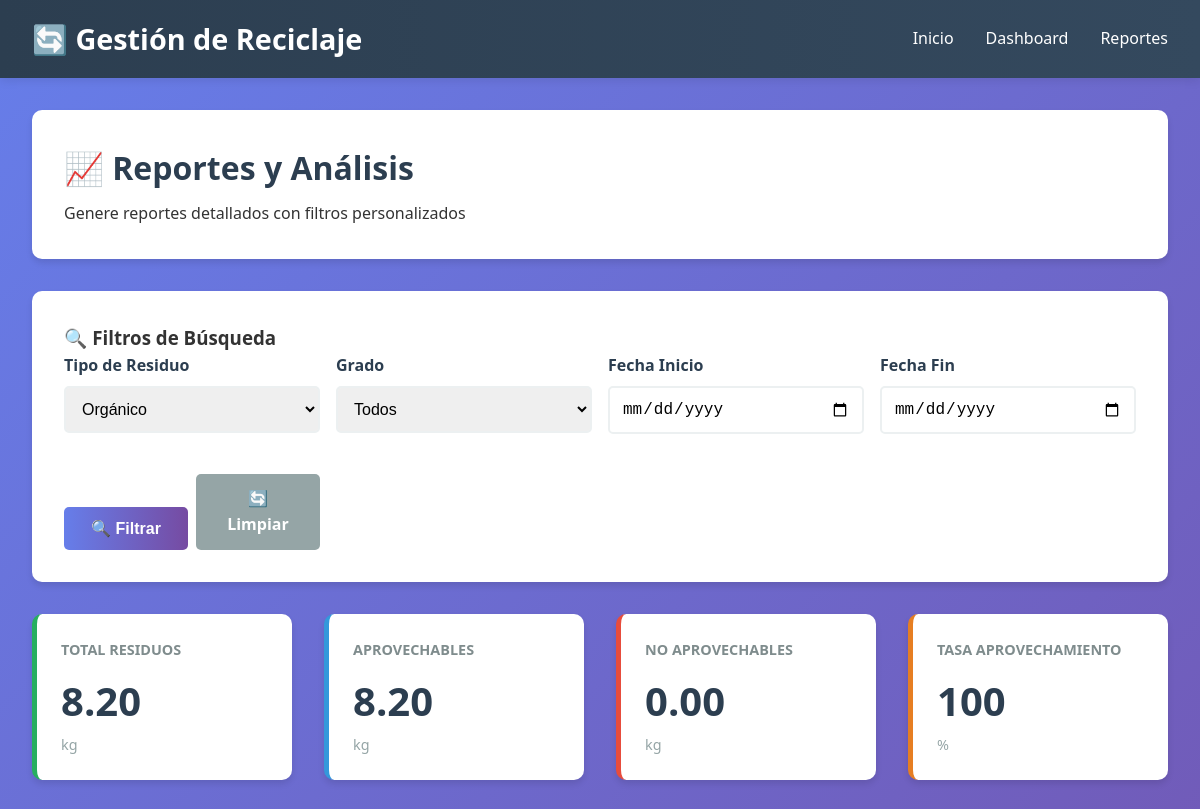
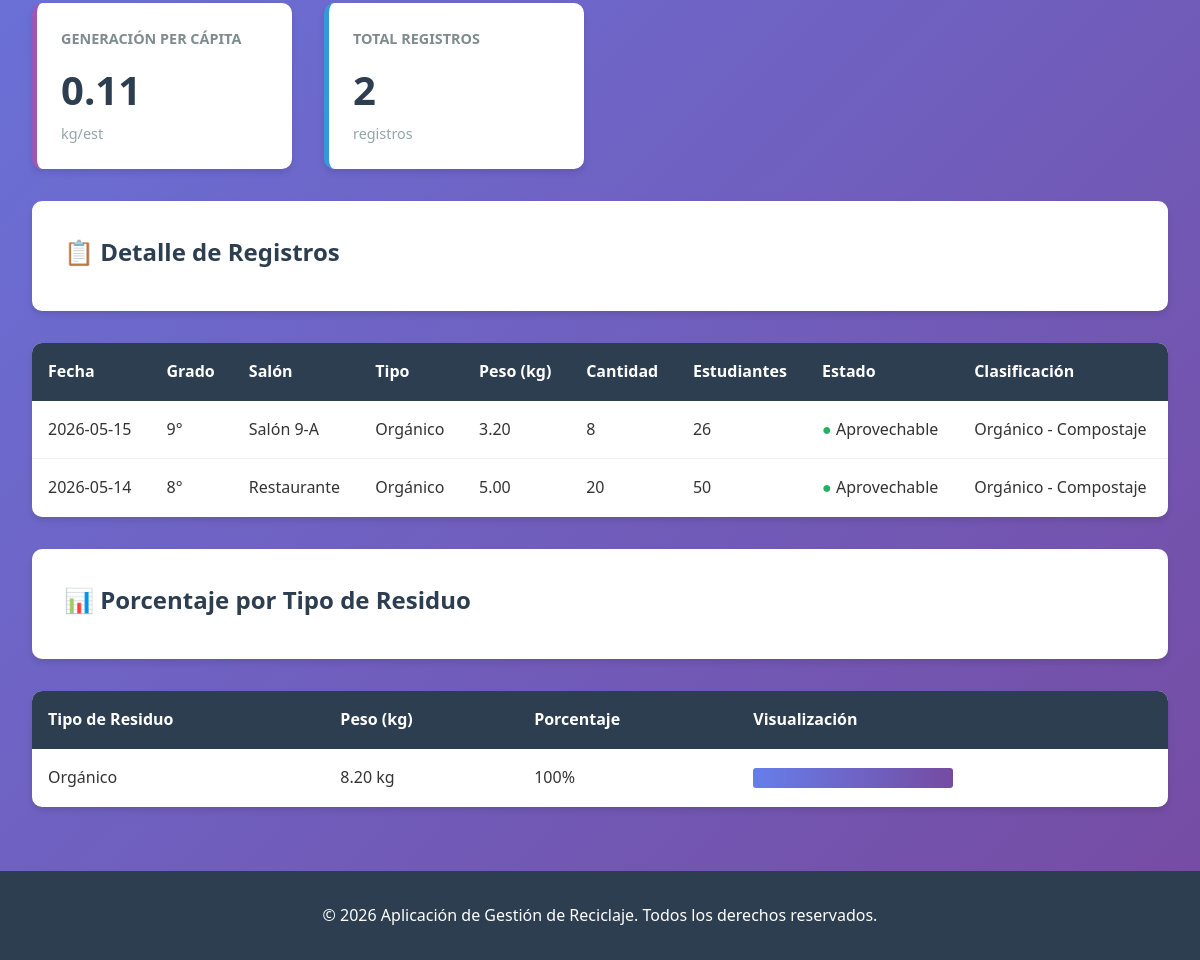
The app's page /reports.php?type=Orgánico with its own data (2 pictures, top to bottom).
### tables this page shows
CREATE TABLE residuos (
    id INT PRIMARY KEY AUTO_INCREMENT,
    fecha DATE NOT NULL,
    grado VARCHAR(10) NOT NULL,
    salon VARCHAR(50) NOT NULL,
    tipo_residuo ENUM('Papel', 'PET', 'Orgánico') NOT NULL,
    peso_kg DECIMAL(10, 2) NOT NULL,
    cantidad INT NOT NULL,
    numero_estudiantes INT NOT NULL,
    estado_residuo ENUM('Aprovechable', 'No aprovechable') NOT NULL,
    clasificacion VARCHAR(100),
    created_at TIMESTAMP DEFAULT CURRENT_TIMESTAMP,
    updated_at TIMESTAMP DEFAULT CURRENT_TIMESTAMP ON UPDATE CURRENT_TIMESTAMP,
    INDEX idx_fecha (fecha),
    INDEX idx_grado (grado),
    INDEX idx_salon (salon),
    INDEX idx_tipo (tipo_residuo),
    INDEX idx_estado (estado_residuo)
);

### config/database.php (called while the page is built, shortened)
<?php
function sanitize($data, $conn) {
    return $conn->real_escape_string(htmlspecialchars(trim($data)));
}
function executeQuery($conn, $query) {
    $result = $conn->query($query);
    return $result;
}
?>

### reports.php (the view, shortened to what this page needs)
<?php
include 'config/database.php';
include 'includes/header.php';
$filter_type = isset($_GET['type']) ? sanitize($_GET['type'], $conn) : '';
$filter_start_date = isset($_GET['start_date']) ? sanitize($_GET['start_date'], $conn) : '';
$filter_end_date = isset($_GET['end_date']) ? sanitize($_GET['end_date'], $conn) : '';
$query = "SELECT * FROM residuos WHERE 1=1";
if ($filter_type) {
    $query .= " AND tipo_residuo='$filter_type'";
}
$query .= " ORDER BY fecha DESC";
$result = executeQuery($conn, $query);
$total_peso = 0;
$total_aprovechable = 0;
$total_no_aprovechable = 0;
$total_registros = 0;
$total_estudiantes = 0;
$residuos_por_tipo = array();
while ($row = $result->fetch_assoc()) {
    $total_peso += $row['peso_kg'];
    $total_registros++;
    $total_estudiantes += $row['numero_estudiantes'];
    if ($row['estado_residuo'] === 'Aprovechable') {
        $total_aprovechable += $row['peso_kg'];
    } else {
        $total_no_aprovechable += $row['peso_kg'];
    }
    if (!isset($residuos_por_tipo[$row['tipo_residuo']])) {
        $residuos_por_tipo[$row['tipo_residuo']] = 0;
    }
    $residuos_por_tipo[$row['tipo_residuo']] += $row['peso_kg'];
}
$tasa_aprovechamiento = $total_peso > 0 ? round(($total_aprovechable / $total_peso) * 100, 2) : 0;
$generacion_per_capita = $total_estudiantes > 0 ? round($total_peso / $total_estudiantes, 2) : 0;
?>
<div class="page-header">
    <h1>📈 Reportes y Análisis</h1>
    <p>Genere reportes detallados con filtros personalizados</p>
</div>
<div class="form-container">
    <h3>🔍 Filtros de Búsqueda</h3>
    <form method="GET" class="form-row" style="gap: 1rem;">
        <div class="form-group" style="flex: 1;">
            <label for="tipo">Tipo de Residuo</label>
            <select id="tipo" name="type">
                <option value="Orgánico" <?php echo $filter_type === 'Orgánico' ? 'selected' : ''; ?>>Orgánico</option>
            </select>
        </div>
        <div class="form-group" style="flex: 1;">
            <label for="grado">Grado</label>
            <select id="grado" name="grado">
                <option value="">Todos</option>
            </select>
        </div>
        <div class="form-group" style="flex: 1;">
            <label for="start_date">Fecha Inicio</label>
            <input type="date" id="start_date" name="start_date" value="<?php echo $filter_start_date; ?>">
        </div>
        <div class="form-group" style="flex: 1;">
            <label for="end_date">Fecha Fin</label>
            <input type="date" id="end_date" name="end_date" value="<?php echo $filter_end_date; ?>">
        </div>
        <div style="display: flex; gap: 0.5rem; align-items: flex-end; flex: 1;">
            <button type="submit" class="btn btn-primary" style="flex: 1;">🔍 Filtrar</button>
            <a href="reports.php" class="btn btn-secondary" style="text-decoration: none; text-align: center; flex: 1;">🔄 Limpiar</a>
        </div>
    </form>
</div>
<div class="cards-grid">
    <div class="card green">
        <div class="card-title">Total Residuos</div>
        <div class="card-value"><?php echo number_format($total_peso, 2); ?></div>
        <div class="card-unit">kg</div>
    </div>
    <div class="card blue">
        <div class="card-title">Aprovechables</div>
        <div class="card-value"><?php echo number_format($total_aprovechable, 2); ?></div>
        <div class="card-unit">kg</div>
    </div>
    <div class="card red">
        <div class="card-title">No Aprovechables</div>
        <div class="card-value"><?php echo number_format($total_no_aprovechable, 2); ?></div>
        <div class="card-unit">kg</div>
    </div>
    <div class="card orange">
        <div class="card-title">Tasa Aprovechamiento</div>
        <div class="card-value"><?php echo $tasa_aprovechamiento; ?></div>
        <div class="card-unit">%</div>
    </div>
    <div class="card purple">
        <div class="card-title">Generación Per Cápita</div>
        <div class="card-value"><?php echo $generacion_per_capita; ?></div>
        <div class="card-unit">kg/est</div>
    </div>
    <div class="card blue">
        <div class="card-title">Total Registros</div>
        <div class="card-value"><?php echo $total_registros; ?></div>
        <div class="card-unit">registros</div>
    </div>
</div>
<div class="page-header">
    <h2>📋 Detalle de Registros</h2>
</div>
<div class="table-container">
    <table>
        <thead>
            <tr>
                <th>Fecha</th>
                <th>Grado</th>
                <th>Salón</th>
                <th>Tipo</th>
                <th>Peso (kg)</th>
                <th>Cantidad</th>
                <th>Estudiantes</th>
                <th>Estado</th>
                <th>Clasificación</th>
            </tr>
        </thead>
        <tbody>
            <?php
            $result = executeQuery($conn, $query);
            if ($result->num_rows > 0) {
                while ($row = $result->fetch_assoc()) {
                    $estado_color = $row['estado_residuo'] === 'Aprovechable' ? '#27ae60' : '#e74c3c';
                    echo "<tr>
                        <td>{$row['fecha']}</td>
                        <td>{$row['grado']}</td>
                        <td>{$row['salon']}</td>
                        <td>{$row['tipo_residuo']}</td>
                        <td>{$row['peso_kg']}</td>
                        <td>{$row['cantidad']}</td>
                        <td>{$row['numero_estudiantes']}</td>
                        <td><span style='color: $estado_color'>●</span> {$row['estado_residuo']}</td>
                        <td>{$row['clasificacion']}</td>
                    </tr>";
                }
            } else {
                echo "<tr><td colspan='9' style='text-align: center; color: #95a5a6;'>No hay registros que coincidan con los filtros</td></tr>";
            }
            ?>
        </tbody>
    </table>
</div>
<?php if ($total_peso > 0): ?>
<div class="page-header">
    <h2>📊 Porcentaje por Tipo de Residuo</h2>
</div>
<div class="table-container">
    <table>
        <thead>
            <tr>
                <th>Tipo de Residuo</th>
                <th>Peso (kg)</th>
                <th>Porcentaje</th>
                <th>Visualización</th>
            </tr>
        </thead>
        <tbody>
            <?php
            foreach ($residuos_por_tipo as $tipo => $peso) {
                $porcentaje = round(($peso / $total_peso) * 100, 2);
                $bar_width = $porcentaje * 2;
                echo "<tr>
                    <td>$tipo</td>
                    <td>" . number_format($peso, 2) . " kg</td>
                    <td>$porcentaje%</td>
                    <td><div style='background: linear-gradient(90deg, #667eea 0%, #764ba2 100%); width: " . $bar_width . "px; height: 20px; border-radius: 3px;'></div></td>
                </tr>";
            }
            ?>
        </tbody>
    </table>
</div>
<?php endif; ?>
<?php include 'includes/footer.php'; ?>

### css/styles.css (style rules this page uses)
* { margin: 0; padding: 0; box-sizing: border-box; }
body { font-family: 'Segoe UI', Tahoma, Geneva, Verdana, sans-serif; background: linear-gradient(135deg, #667eea 0%, #764ba2 100%); color: #333; line-height: 1.6; min-height: 100vh; display: flex; flex-direction: column; }
.page-header { background: white; padding: 2rem; border-radius: 10px; margin-bottom: 2rem; box-shadow: 0 4px 6px rgba(0,0,0,0.1); }
.page-header h1 { color: #2c3e50; margin-bottom: 0.5rem; }
.page-header h2 { color: #2c3e50; margin-bottom: 0.5rem; }
.form-container { background: white; padding: 2rem; border-radius: 10px; box-shadow: 0 4px 6px rgba(0,0,0,0.1); margin-bottom: 2rem; }
.form-group { margin-bottom: 1.5rem; }
.form-group label { display: block; margin-bottom: 0.5rem; font-weight: 600; color: #2c3e50; }
.form-group input, .form-group select, .form-group textarea { width: 100%; padding: 0.75rem; border: 2px solid #ecf0f1; border-radius: 5px; font-size: 1rem; transition: border-color 0.3s ease; }
.form-row { display: grid; grid-template-columns: repeat(auto-fit, minmax(250px, 1fr)); gap: 1.5rem; }
.btn { padding: 0.75rem 1.5rem; border: none; border-radius: 5px; font-size: 1rem; cursor: pointer; transition: all 0.3s ease; font-weight: 600; display: inline-block; }
.btn-primary { background: linear-gradient(90deg, #667eea 0%, #764ba2 100%); color: white; }
.btn-secondary { background: #95a5a6; color: white; }
.table-container { background: white; border-radius: 10px; overflow: hidden; box-shadow: 0 4px 6px rgba(0,0,0,0.1); margin-bottom: 2rem; }
table { width: 100%; border-collapse: collapse; }
table thead { background: #2c3e50; color: white; }
table th { padding: 1rem; text-align: left; font-weight: 600; }
table td { padding: 1rem; border-bottom: 1px solid #ecf0f1; }
table tbody tr:last-child td { border-bottom: none; }
.cards-grid { display: grid; grid-template-columns: repeat(auto-fit, minmax(250px, 1fr)); gap: 2rem; margin-bottom: 2rem; }
.card { background: white; padding: 1.5rem; border-radius: 10px; box-shadow: 0 4px 6px rgba(0,0,0,0.1); border-left: 5px solid #667eea; transition: transform 0.3s ease, box-shadow 0.3s ease; }
.card-title { font-size: 0.9rem; color: #7f8c8d; margin-bottom: 0.5rem; text-transform: uppercase; font-weight: 600; }
.card-value { font-size: 2.5rem; font-weight: bold; color: #2c3e50; }
.card-unit { color: #95a5a6; font-size: 0.9rem; }
.card.green { border-left-color: #27ae60; }
.card.red { border-left-color: #e74c3c; }
.card.blue { border-left-color: #3498db; }
.card.orange { border-left-color: #e67e22; }
.card.purple { border-left-color: #9b59b6; }

### records on screen
residuos: fecha "2026-05-15", grado "9°", salon "Salón 9-A", tipo_residuo "Orgánico", peso_kg "3.20", cantidad "8", numero_estudiantes "26", estado_residuo "Aprovechable", clasificacion "Orgánico - Compostaje"
residuos: fecha "2026-05-14", grado "8°", salon "Restaurante", tipo_residuo "Orgánico", peso_kg "5.00", cantidad "20", numero_estudiantes "50", estado_residuo "Aprovechable", clasificacion "Orgánico - Compostaje"

### other values on screen
$total_peso "8.20"
$total_aprovechable "8.20"
$total_no_aprovechable "0.00"
$tasa_aprovechamiento "100"
$generacion_per_capita "0.11"
$total_registros "2"
$tipo "Orgánico"
$peso "8.20"
$porcentaje "100"
